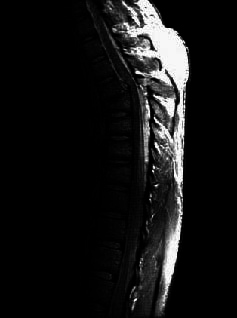
#> input picture Exposure Correction/Resources/GammaTransform/toodark.png, 237 x 318 px
$ python ProcessDarkImage.py
#> lines starting #> are read from the running program, lines starting #| are printed output that depends on the picture
### Exposure Correction/src/GammaTransform/GammaTransform.py
'''
@program: GammaTransform.py

@description: Gamma变换核心代码

@author: doubleZ

@create: 2019/11/09
'''

import matplotlib.pyplot as plt         # plt 用于显示图片
import matplotlib.image as mpimg        # mpimg 用于读取图片


def GammaTransform(I, gamma):
    '''
    @description: 使用numpy直接对图片进行Gamma变换

    @params I: 原图
    @params gamma: Gamma变换参数

    @return : Gamma变换后的图像
    '''
    c = 255 / (255**gamma)
    J = c * I**gamma
    return J


# [8 lines that do not run on import are left out]

### Exposure Correction/src/GammaTransform/ProcessDarkImage.py
'''
@program: ProcessDarkImage.py

@description: 利用Gamma变换处理过暗灰度图像

@author: doubleZ

@create: 2019/11/09
'''


import matplotlib.pyplot as plt
import matplotlib.image as mpimg
from src.GammaTransform.GammaTransform import GammaTransform


def process_dark_image(filename):
    I = mpimg.imread(filename)
#> I is the input picture: shape (318, 237) float32; min 0, max 0.992, mean 0.0801

    gamma = 1
    while gamma > 0.4:
        J = GammaTransform(I, gamma)
        plt.figure()
        plt.imshow(J, cmap='Greys_r')
        gamma -= 0.1

    plt.axis('off')
    plt.show()
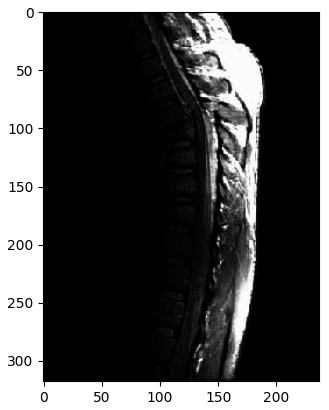
#> figure drawn by matplotlib, 1 panel
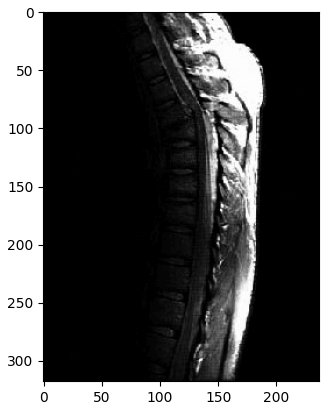
#> figure drawn by matplotlib, 1 panel
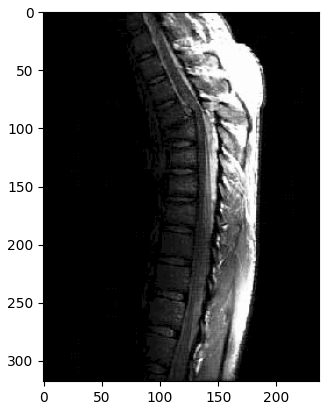
#> figure drawn by matplotlib, 1 panel
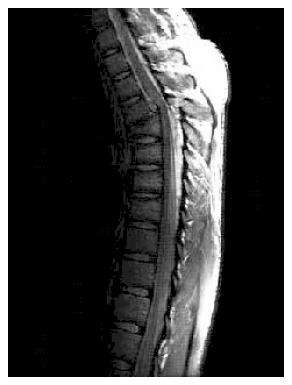
#> figure drawn by matplotlib, 1 panel


if __name__ == '__main__':
    process_dark_image('../../Resources/GammaTransform/toodark.png')
